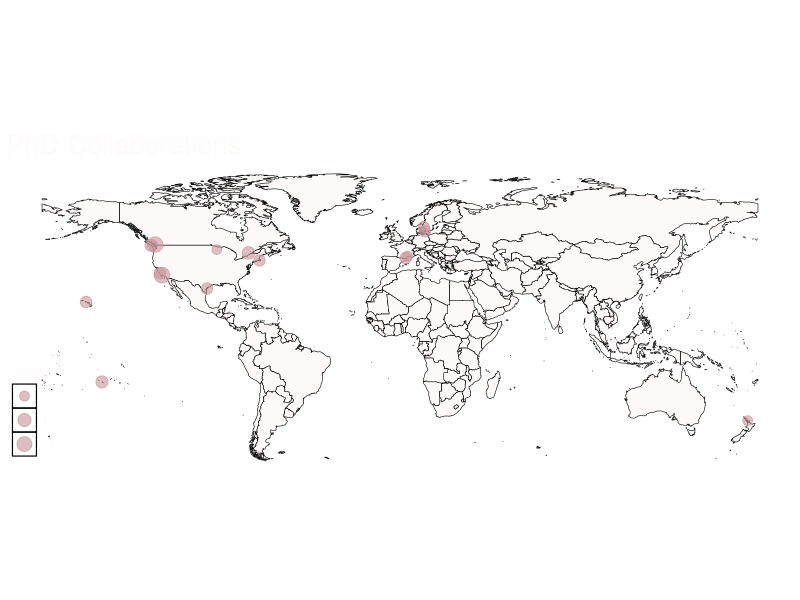
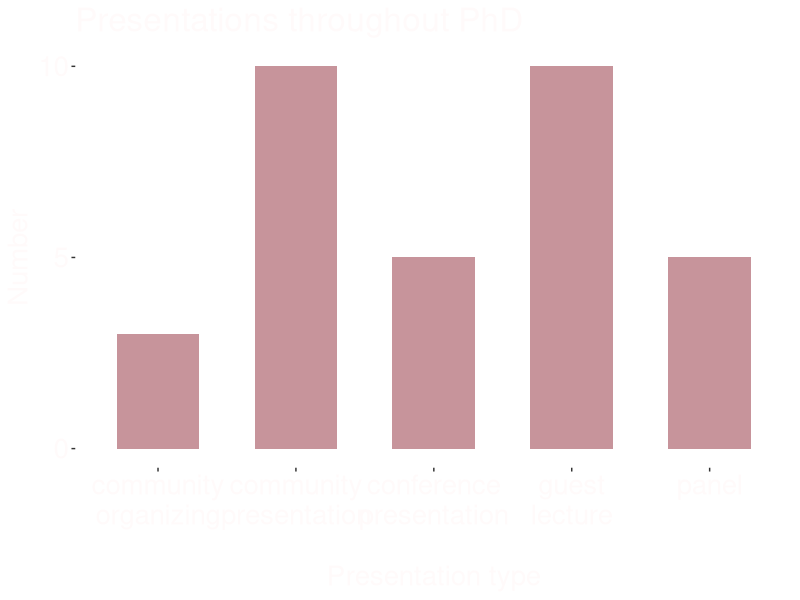

Reproduce these figures in R, in order.
## ---- chunk 1
knitr::opts_chunk$set(echo = TRUE)

library(ggplot2)
library(sf)
library("rnaturalearth")
library("rnaturalearthdata")
library(here)
library(ggthemes)
library(dplyr)
library(stringr)

## ---- chunk 2
world <- ne_countries(scale = "medium", returnclass = "sf")
collabs <- read.csv(here("phd-metrics", "map", "collabs-coordinates.csv"))

collabs_maps <- ggplot() +
    geom_sf(data = world, color = "black", fill = "snow1")+
  coord_sf(xlim= c(-180, 180), ylim = c(-50, 80))+
    geom_point(data = collabs, aes(y = lat, x = long, size = Count), color = "#c7949b", alpha = .6)+
    ggtitle("PhD Collaborations")+
  scale_size(range=c(3, 5), breaks=c(1, 5, 10, 15))+
    theme_map()+
    theme(plot.title = element_text(colour = "snow1", size =20),
          legend.background = element_rect(fill="transparent"),
          legend.title = element_text(color = "snow1"),
          legend.text = element_text(color = "snow1"),
          legend.key = element_rect(fill = "transparent"))

ggsave(here("phd-metrics", "map", "map_collabs.png"), height = 8, width = 8)


## ---- chunk 3
pres <- read.csv(here("phd-metrics", "plots", "presentations.csv"))

pres_count <- pres %>%
  dplyr::count(presentation_type)%>%
  filter(n<100)

x<-ggplot(pres_count, aes(x = presentation_type, y = n))+
  geom_col(fill = "#c7949b", width = 0.6)+
  labs(y = "Number", x = "\nPresentation type")+
  ggtitle("Presentations throughout PhD")+
  scale_y_continuous(breaks = c(0, 5, 10))+
  scale_x_discrete(labels = function(x) str_wrap(x, width = 10))+
  theme(
  panel.background = element_rect(fill = "transparent",
                                  colour = NA_character_), # necessary to avoid drawing panel outline
  panel.grid.major = element_blank(), # get rid of major grid
  panel.grid.minor = element_blank(), # get rid of minor grid
  plot.background = element_rect(fill = "transparent",
                                 colour = NA_character_), # necessary to avoid drawing plot outline
  legend.background = element_rect(fill = "transparent"),
  legend.box.background = element_rect(fill = "transparent"),
  legend.key = element_rect(fill = "transparent"))+
  theme(text=element_text(size=20), #change font size of all text
        axis.text=element_text(size=20), #change font size of axis text
        axis.title=element_text(size=20, color = "snow1"), #change font size of axis titles
        plot.title=element_text(size=24, color = "snow1"), #change font size of plot title
        legend.text=element_text(size=20), #change font size of legend text
        legend.title=element_text(size=20), #change font size of legend title   
        axis.text.x=element_text(colour="snow1"),
        axis.text.y=element_text(colour="snow1")  )
ggsave(here("phd-metrics", "plots", "presentations.png"), width = 10, height = 8)
